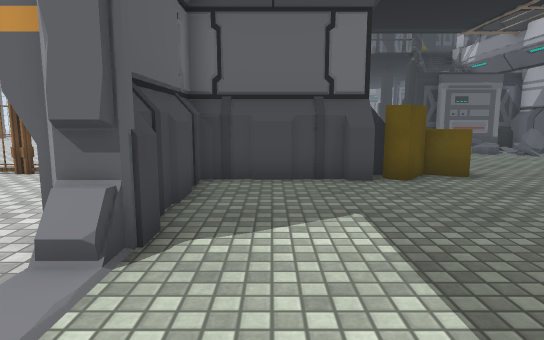
View 1 (above)

23 first-person views from a walk through a 3-D level made in the Unity game engine. The camera is 1.2 m above the floor, tilts 8° down and sees 75° across. Doors are open. The floor is counted in squares, 1 m on a side. Each view is taken from the middle of a square. On the plan, view 1 faces up. The plan holds only what a view shows up to about 14 squares ahead; the rest is blank. The place goes on beyond the plan. Some surface patterns are stand-ins.

View 2
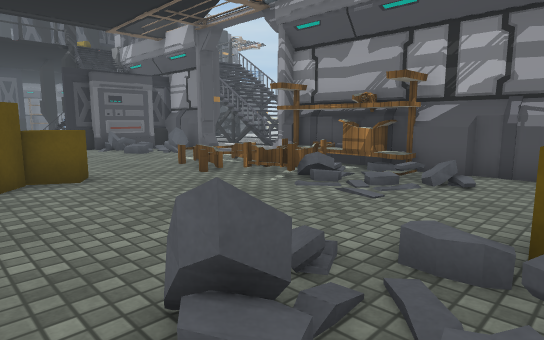

View 3
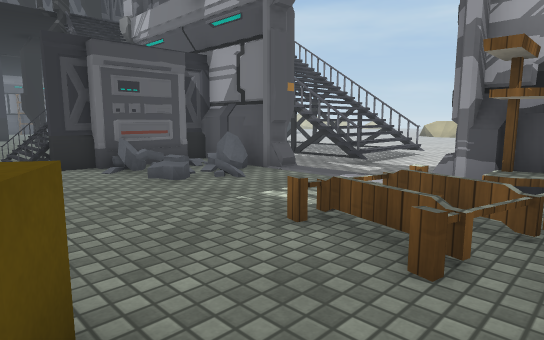

View 4
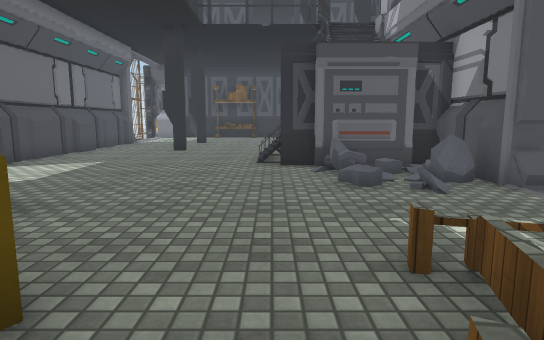

View 5
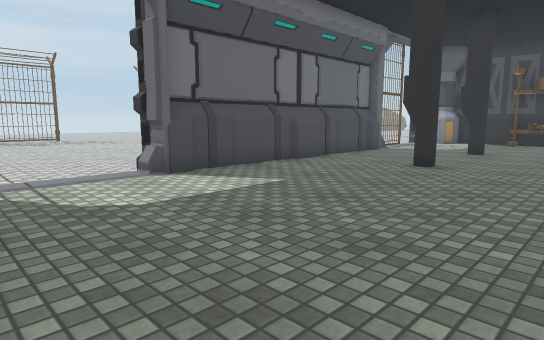

View 6
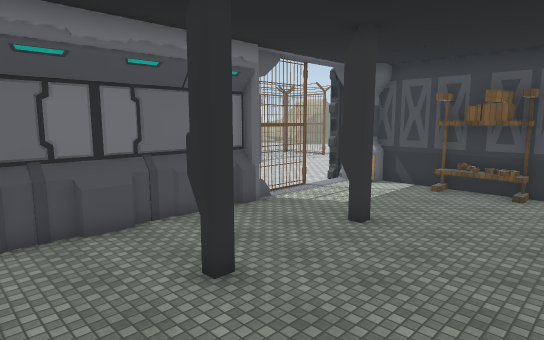

View 7
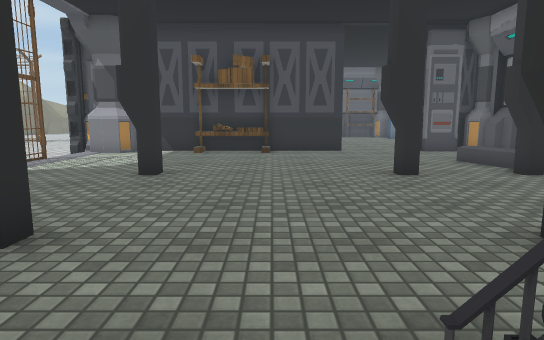

View 8
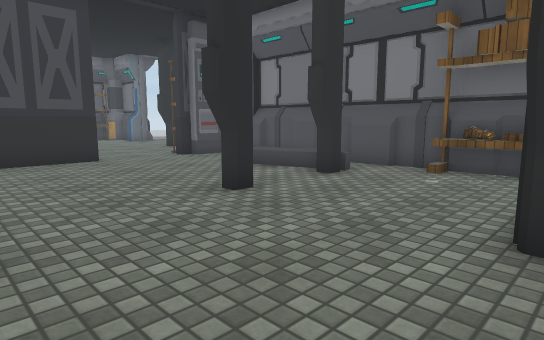

View 9
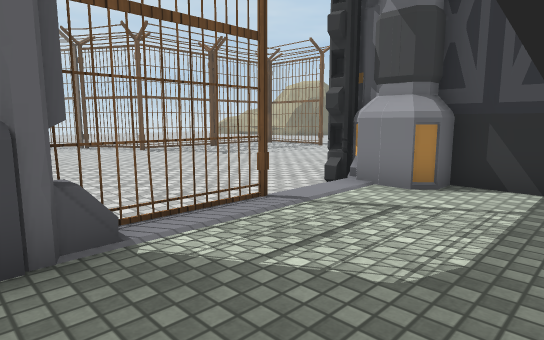

View 10
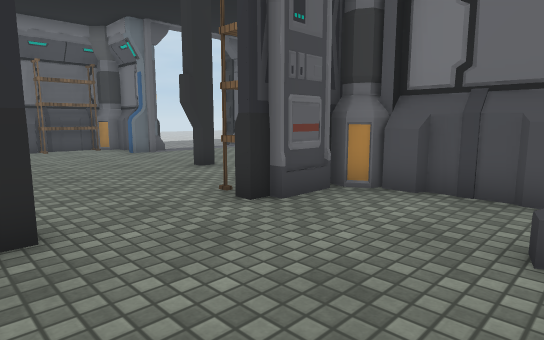

View 11
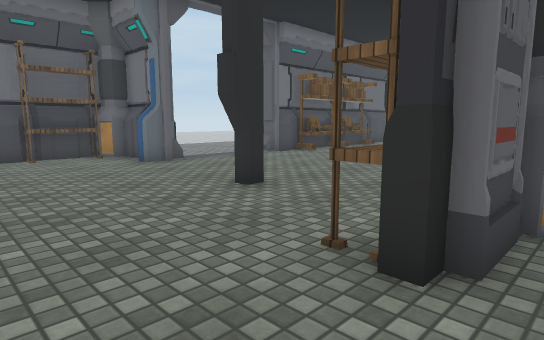

View 12
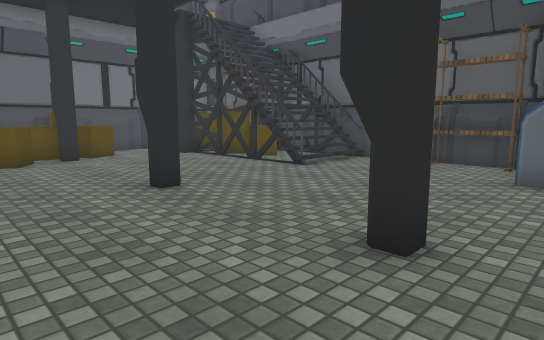

View 13
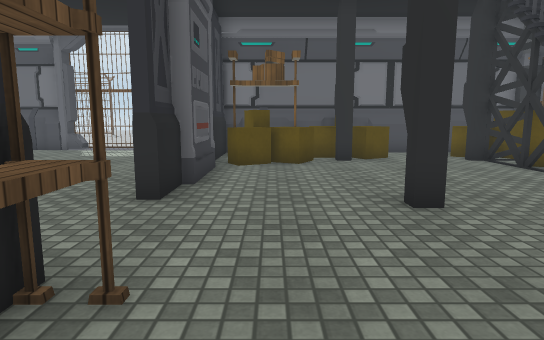

View 14
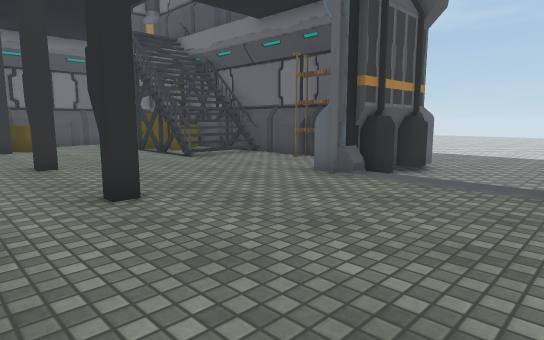

View 15
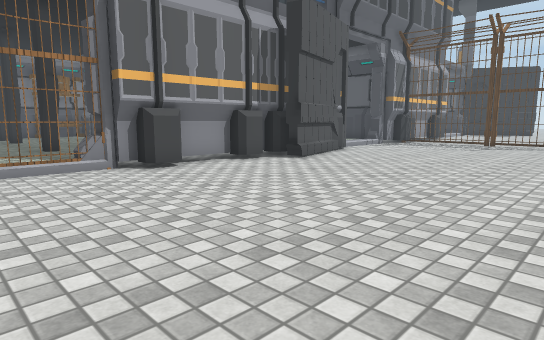

View 16
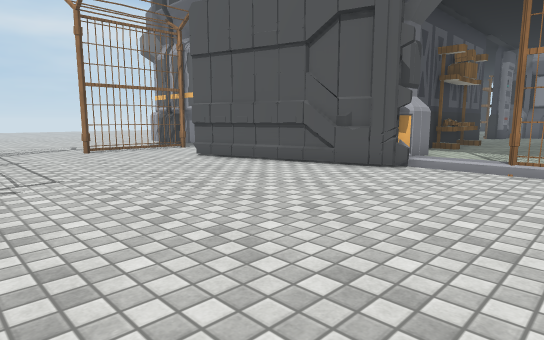

View 17
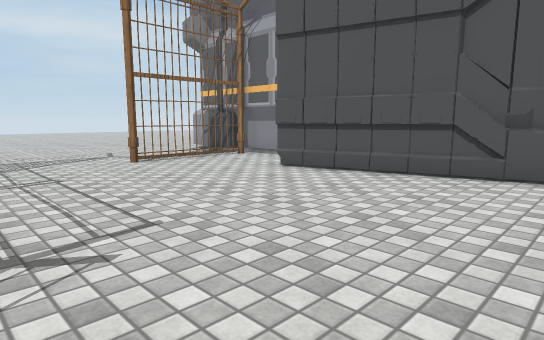

View 18
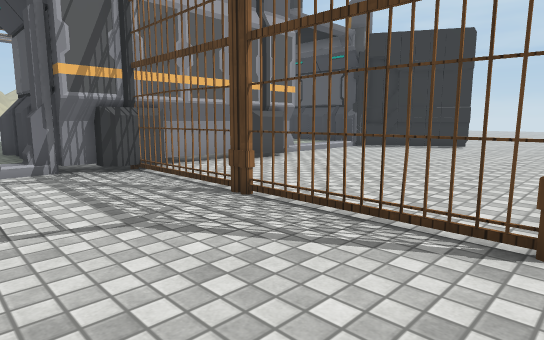

View 19
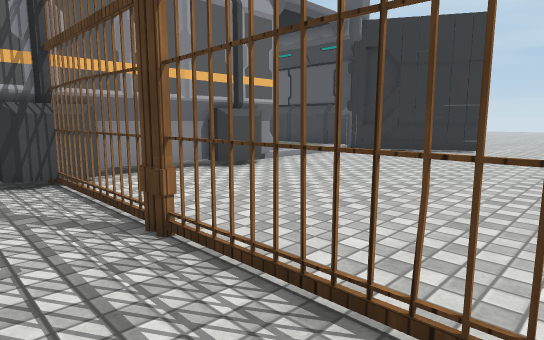

View 20
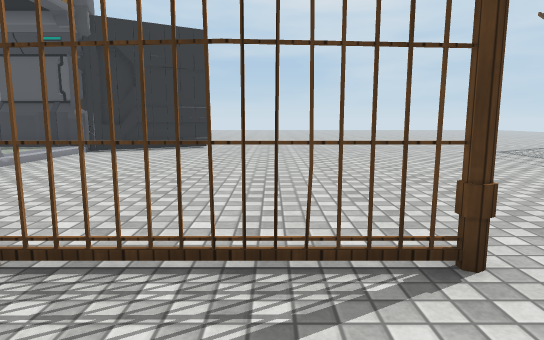

View 21
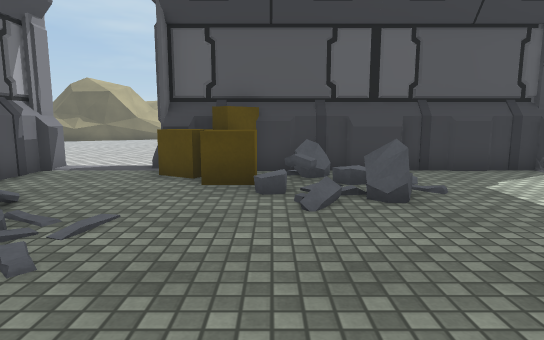

View 22
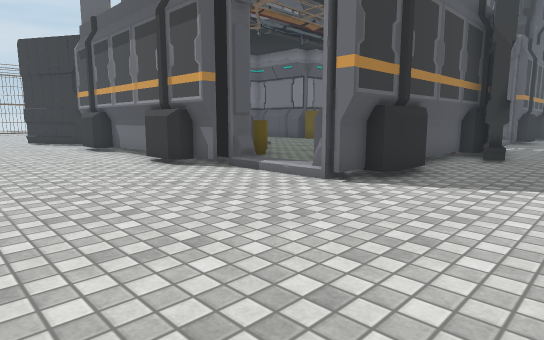

View 23
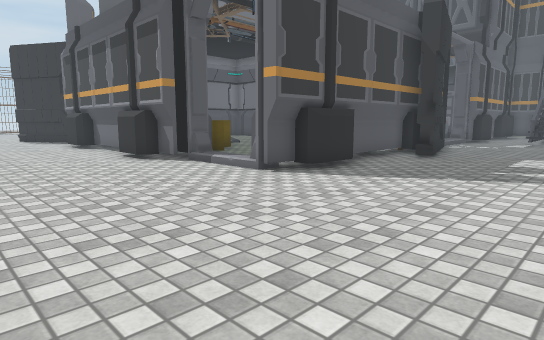

### Floor plan
Key: @ floor where view 1 was taken; # wall or solid block; x gap in a wall; . main floor; : floor 0.25 m higher than the main floor; / step, stairs or slope; D open door; = window, fence, low wall or low ledge; v drop or lower ground; F fence; P pillar; S shelf; O other object.
Columns run from 11 left of view 1 to 18 right of it. Each row starts with its distance up from view 1.
 42   ......#OP   ####=/##SSP#
 41   ....  ##    //////::::##
 40   ..FFFFF###  //////::::P#:::#
 39  ........###/ ##vvv#::::::::::
 38  ........ ##::::::::::::::::::
 37  ......#  ##:O::::::::::::::::
 36  ......#  # OO::::::::::::::::
 35  ......####OO P::::P:::PP::::O
 34 ........#### OO::::::::::::::
 33 ........#### OO::::::::::::: :
 32 ........#### OOO::::::SSS:
 31 ........#### ######:::###
 30 .........PP:::=:=:::::::
 29 ........./::::::::::::::#
 28 .........F::::::::::::::#
 27 .........F::::::::::::/ #
 26 .........F::::::::::::/ #
 25 .........F#::P:::::P:P/:#
 24 ........###:::::::::::::#
 23  .......##::::::::::::::#
 22  ........#::::::::::::::#
 21  .......##:::P:::::Pv P:#
 20  .......##:::P:::::P/#P
 19  .......##:::::::::  #
 18  .......###::::::=/  ##
 17  .......###:::::://  ##
 16   ......##:::::::/#==##
 15  ....... #:::::::::OO##  x/
 14 ........ /:::::::::::## .x//
 13 ........ /::::::::::O##..x///
 12  ......../::::::::::::/..=///
 11 .........#####::::::::/......
 10 ........##    ::::::::/  ...
  9 FFFFFFFF##    O::::::: ....
  8 .........#####OO:::::##....
  7 .........#####O:::/::###...
  6 .........##:::::::=/=###...
  5 ........###::::::::#/###...
  4 ........##:::::::::/:O##...
  3 .........#::::::::://##.....
  2 ........./::::O:::::/:#.....
  1 ........./::::/:/:::::#.....
  0 ........./:@:: /OO::::##....
 -1 ........./:::####OO:::##....
 -2 .......###########D#//#.....
 -3   ....##   #######DD........
 -4   ...##   ........DD.........
 -5    ...   ....................
 -6    ..    ....................
 -7                .............
 -8                       ..... .

Where each view was taken, in squares from view 1:
view 1: 0 up, 0 right, facing up
view 2: 0 up, 2 right, facing up-right
view 3: 6 up, 4 right, facing up-right
view 4: 6 up, 6 right, facing up
view 5: 11 up, 6 right, facing up-left
view 6: 17 up, 7 right, facing up-left
view 7: 17 up, 5 right, facing up
view 8: 20 up, 4 right, facing up-right
view 9: 24 up, 2 right, facing up-left
view 10: 27 up, 7 right, facing up-right
view 11: 30 up, 8 right, facing up-right
view 12: 32 up, 14 right, facing up-left
view 13: 33 up, 13 right, facing left
view 14: 33 up, 18 right, facing up-left
view 15: 28 up, 11 left, facing down-right
view 16: 26 up, 11 left, facing up-right
view 17: 30 up, 11 left, facing up-right
view 18: 13 up, 11 left, facing down-right
view 19: 11 up, 10 left, facing down-right
view 20: 12 up, 9 left, facing down
view 21: 7 up, 5 right, facing down
view 22: 8 down, 15 right, facing up-left
view 23: 8 down, 17 right, facing up-left
